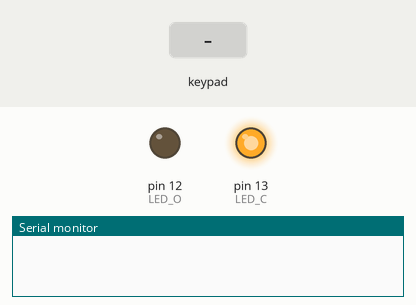
The sketch below on a simulated Arduino Uno, built with avr-gcc and run on an emulated ATmega328P. Shown: output pins drawn as LEDs (lit = HIGH), the last lines printed to the serial monitor. The inputs (shaded band) are chosen by the test bench.

Above: at 1.2 s.
1.3 s: keypad keys 1 2 3 4 pressed 0.4 s apart
At 3.9 s:
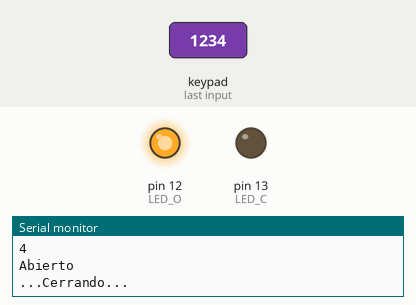
5.9 s: key '/' pressed
7.4 s: key 'x' pressed
8.9 s: keypad keys 1 2 3 4 = pressed 0.4 s apart
12.4 s: key 'O' pressed
Timing chart, 0 to 14.9 s (numbered marks = the images above; inputs shaded):
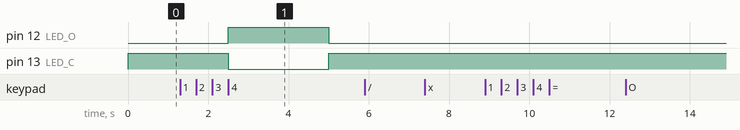

Measured:
- after the input at 1.3 s, pin 12 (LED_O): LOW → HIGH after 1.2 s, → LOW 2.5 s later; pin 13 (LED_C): HIGH → LOW after 1.2 s, → HIGH 2.5 s later

The sketch:

Keypad_arduino.ino
```cpp
#include <Keypad.h>
#include <string.h>
int LED_O = 12, LED_C = 13, edo_btns = 0;

char password[] = "1234";
String pass_check = "";

const byte filas = 4;
const byte colum = 4;
char teclas[filas][colum] = {
  {'7', '8', '9', '/'},
  {'4', '5', '6', 'x'},
  {'1', '2', '3', '-'},
  {'O', '0', '=', '+'}
};

byte filas_Pines[filas] = {9, 8, 7, 6};
byte colum_Pines[colum] = {5, 4, 3, 2};

Keypad teclado = Keypad(makeKeymap(teclas), filas_Pines, colum_Pines, filas, colum);

void setup(){
  Serial.begin(9600);
  pinMode(LED_O, OUTPUT);
  pinMode(LED_C, OUTPUT);
  digitalWrite(LED_C, !edo_btns);
}

void loop(){
  char customKey = teclado.getKey();
  if (customKey != NO_KEY){
    digitalWrite(LED_C, HIGH);
    pass_check += customKey;
    Serial.println(customKey);
      if (pass_check == password)
      {
        digitalWrite(LED_O, !edo_btns);
        digitalWrite(LED_C, edo_btns);

        Serial.println("Abierto"); delay(500);
        Serial.println("...Cerrando...");delay(2000);

        digitalWrite(LED_O, edo_btns);
        digitalWrite(LED_C, !edo_btns);

        Serial.println("Cerrado");
        pass_check = "";
        }
  }
}
```
